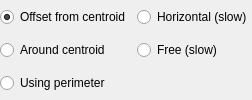
                               <widget class="QWidget" name="pagePolygon">
                                <layout class="QGridLayout" name="gridLayout_19">
                                 <property name="margin">
                                  <number>0</number>
                                 </property>
                                 <item row="0" column="0">
                                  <widget class="QRadioButton" name="radOverCentroid">
                                   <property name="sizePolicy">
                                    <sizepolicy hsizetype="Maximum" vsizetype="Fixed">
                                     <horstretch>0</horstretch>
                                     <verstretch>0</verstretch>
                                    </sizepolicy>
                                   </property>
                                   <property name="text">
                                    <string>Offset from centroid</string>
                                   </property>
                                   <property name="checked">
                                    <bool>true</bool>
                                   </property>
                                  </widget>
                                 </item>
                                 <item row="1" column="0">
                                  <widget class="QRadioButton" name="radAroundCentroid">
                                   <property name="sizePolicy">
                                    <sizepolicy hsizetype="Maximum" vsizetype="Fixed">
                                     <horstretch>0</horstretch>
                                     <verstretch>0</verstretch>
                                    </sizepolicy>
                                   </property>
                                   <property name="text">
                                    <string>Around centroid</string>
                                   </property>
                                  </widget>
                                 </item>
                                 <item row="0" column="1">
                                  <widget class="QRadioButton" name="radPolygonHorizontal">
                                   <property name="text">
                                    <string>Horizontal (slow)</string>
                                   </property>
                                  </widget>
                                 </item>
                                 <item row="1" column="1">
                                  <widget class="QRadioButton" name="radPolygonFree">
                                   <property name="text">
                                    <string>Free (slow)</string>
                                   </property>
                                  </widget>
                                 </item>
                                 <item row="2" column="0" colspan="2">
                                  <widget class="QRadioButton" name="radPolygonPerimeter">
                                   <property name="sizePolicy">
                                    <sizepolicy hsizetype="MinimumExpanding" vsizetype="Fixed">
                                     <horstretch>0</horstretch>
                                     <verstretch>0</verstretch>
                                    </sizepolicy>
                                   </property>
                                   <property name="text">
                                    <string>Using perimeter</string>
                                   </property>
                                  </widget>
                                 </item>
                                </layout>
                               </widget>
